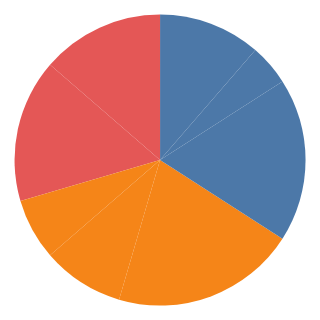

Vega-Lite specification for this chart:
### Vega-Lite specification from a JSON file in a GitHub repository (floating-point values rounded to 4 significant figures)
{"$schema": "https://vega.github.io/schema/vega-lite/v6.json", "padding": 5, "autosize": "none", "data": {"name": "table", "values": [{"c": "A", "g": "p", "x": 1, "y": 2, "v": 5, "t": "2024-01-15", "o": {"v": 3}, "IMDB Rating": 6.1, "d": "x1"}, {"c": "B", "g": "q", "x": 2, "y": 4, "v": 9, "t": "2024-02-20", "o": {"v": 7}, "IMDB Rating": 7.4, "d": "x2"}, {"c": "A", "g": "q", "x": 3, "y": 3, "v": 2, "t": "2024-03-05", "o": {"v": 1}, "IMDB Rating": 5.2, "d": "x1"}, {"c": "C", "g": "p", "x": 4, "y": 6, "v": 7, "t": "2024-05-30", "o": {"v": 4}, "IMDB Rating": 8.8, "d": "x3"}, {"c": "B", "g": "p", "x": 5, "y": 5, "v": 4, "t": "2024-07-11", "o": {"v": 9}, "IMDB Rating": 6.9, "d": "x2"}, {"c": "C", "g": "q", "x": 6, "y": 8, "v": 6, "t": "2024-09-02", "o": {"v": 2}, "IMDB Rating": 7.7, "d": "x3"}, {"c": "A", "g": "p", "x": 7, "y": 7, "v": 8, "t": "2024-11-25", "o": {"v": 5}, "IMDB Rating": 4.4, "d": "x1"}, {"c": "B", "g": "q", "x": 8, "y": 9, "v": 3, "t": "2024-12-31", "o": {"v": 8}, "IMDB Rating": 9.1, "d": "x2"}]}, "width": 100, "height": 100, "mark": {"type": "arc", "theta2Offset": 0.3}, "encoding": {"theta": {"field": "v", "type": "quantitative"}, "color": {"field": "c", "type": "nominal"}}}
